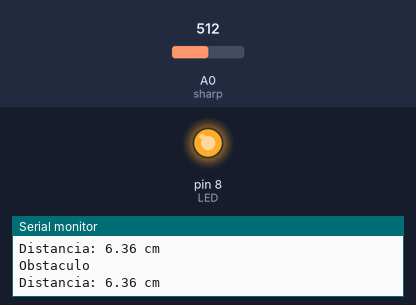
Simulated run of this sketch. Board: Arduino Uno, built with avr-gcc and run on an emulated ATmega328P. On the bench: output pins drawn as LEDs (lit = HIGH), the last lines printed to the serial monitor. The inputs (shaded band) are chosen by the test bench; at power-on: A0 (sharp) = 512.

Above: at 1.2 s.
1.3 s: A0 (sharp) set to 209
4.3 s: A0 (sharp) set to 191
At 5.7 s:
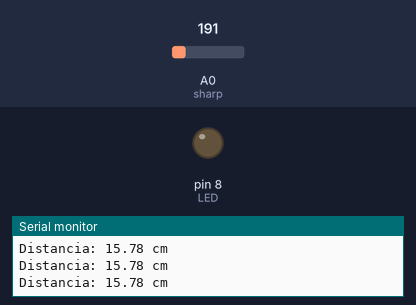
Timing chart, 0 to 7.3 s (numbered marks = the images above; inputs shaded):
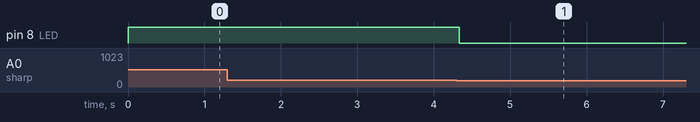

The sketch:

P6A5-Sharp.ino
```cpp
#define sharp A0
#define LED 8

int sensor;
float distancia;

void setup() {
  pinMode(LED, OUTPUT);

  Serial.begin(9600);
}

void loop() {
  sensor = analogRead(sharp);

  distancia = 1990*(pow(sensor, -0.921));
  Serial.print("Distancia: ");
  Serial.print(distancia);
  Serial.println(" cm");

  if (distancia < 15) {
    digitalWrite(LED, HIGH);
    Serial.println("Obstaculo");
  } else {
    digitalWrite(LED, LOW);
  }
}
```

Measured:
- the behaviour switches between 202 and 201 on A0 (sharp) (found by bisection; images 0 and 1)
- after the input at 4.3 s, pin 8 (LED): HIGH → LOW at once
